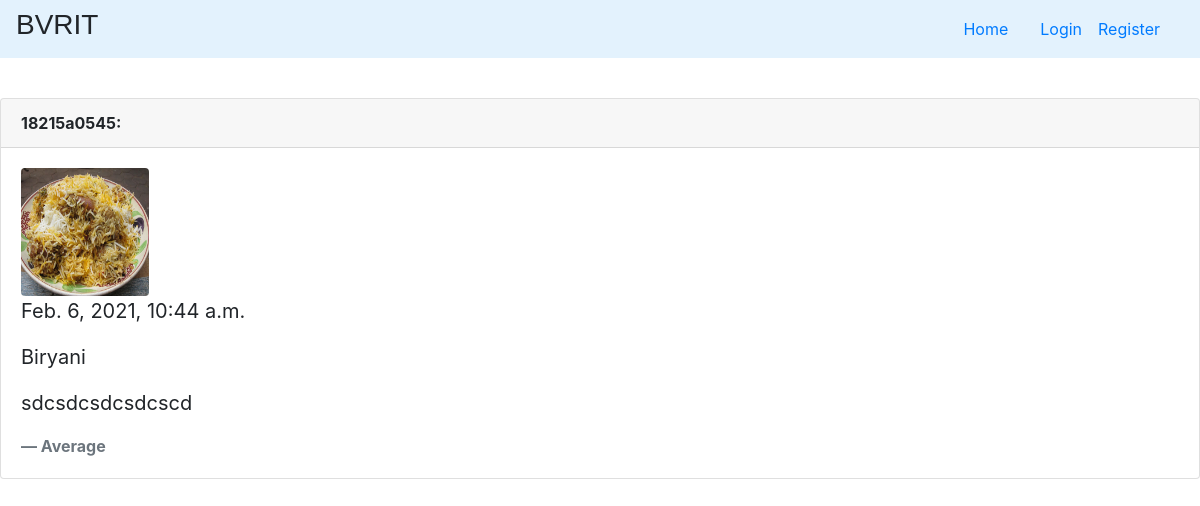
The page /allreviews/ on the database as committed earlier.
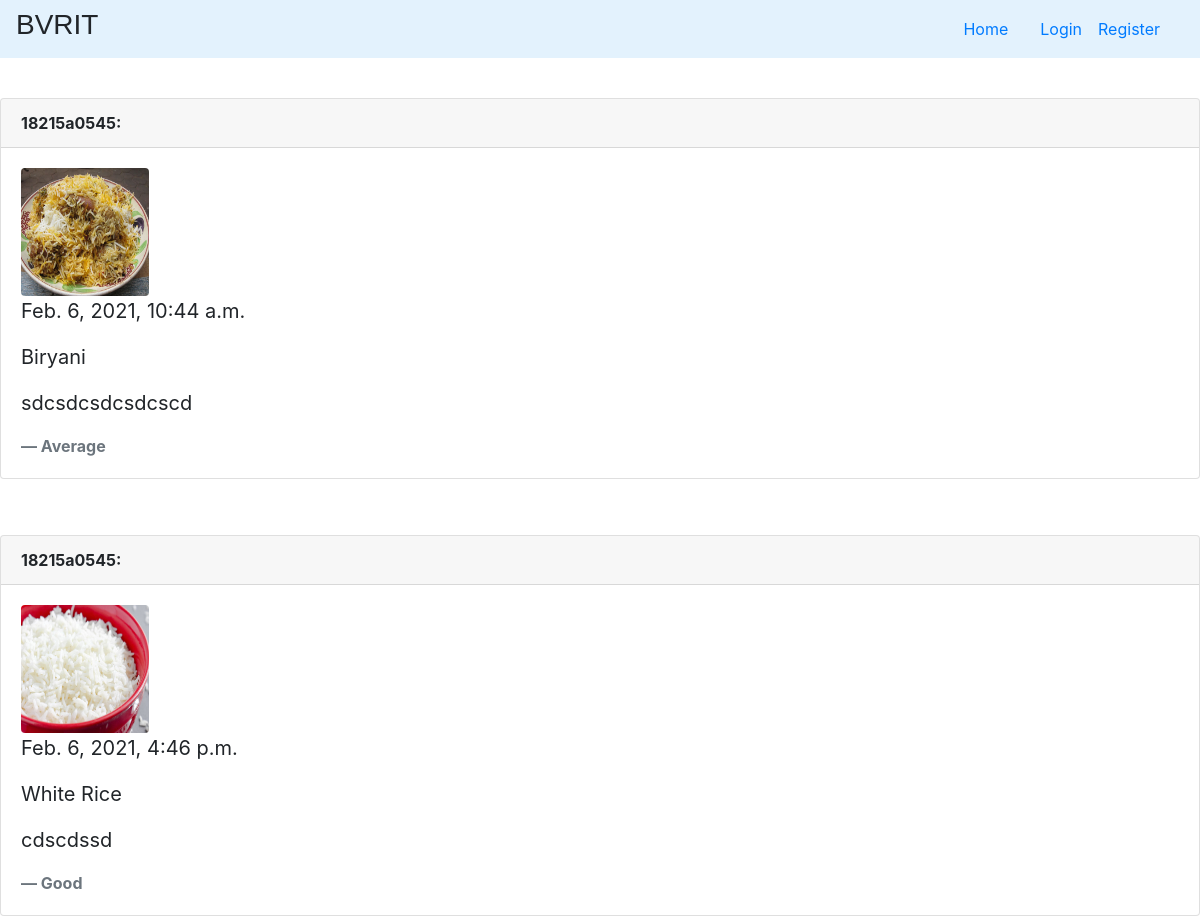
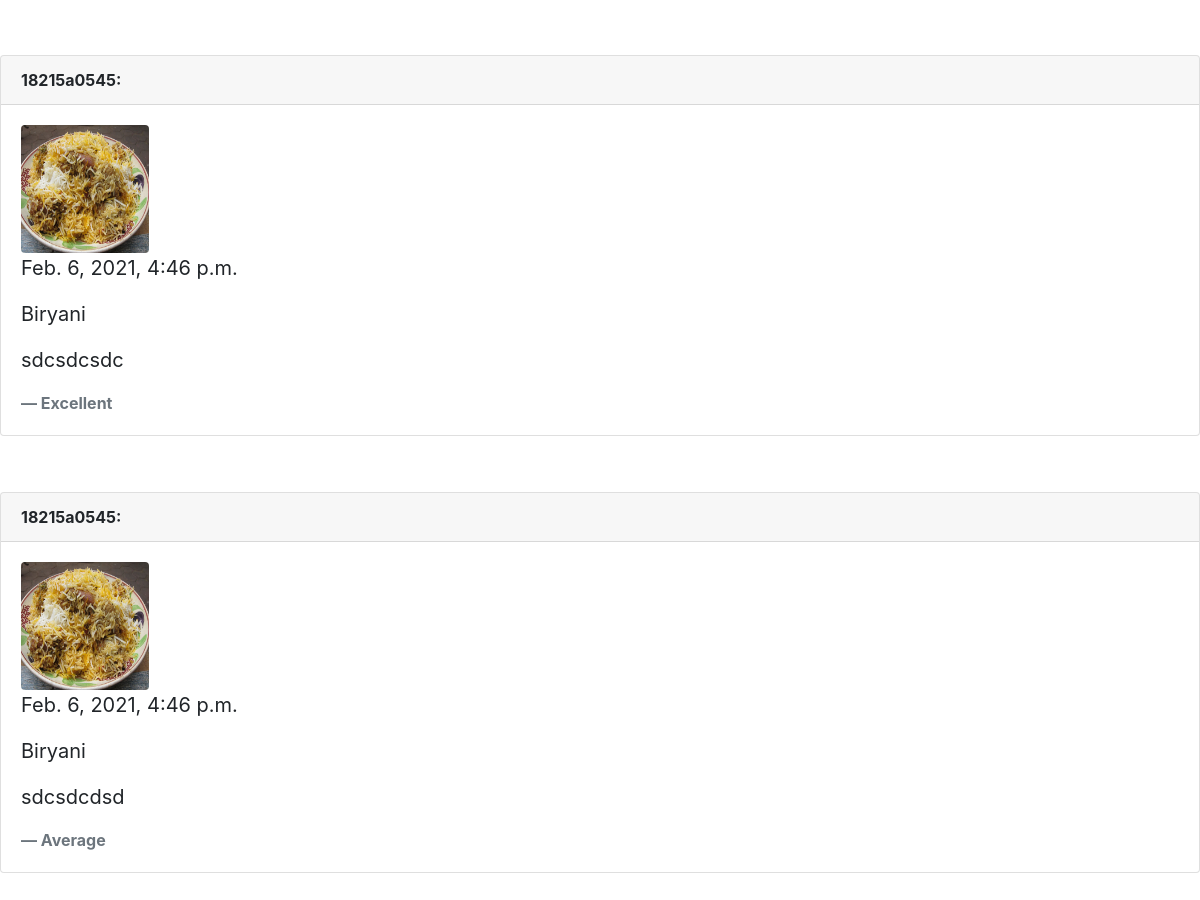
The same page on the database as committed later (2 pictures, top to bottom).
### FoodApp/models.py (models this page shows, shortened)
class ReviewModel(models.Model):
    student = models.ForeignKey(User,on_delete=models.CASCADE)
    foodmodel = models.ForeignKey(FoodModel,on_delete=models.CASCADE)
    createdon  = models.DateTimeField(default=now, editable=True)
    text = models.CharField(max_length = 600 , null=False,blank=True)
    rate = models.CharField(max_length=100,choices=RATE_CHOICES,default="Excellent")
    def __str__(self):
        return self.student.username

class FoodModel(models.Model):
    item_name =  models.CharField(max_length=200,null=False,blank=False)
    item_image = models.ImageField(null=False,blank=True,upload_to='static/images/')
    item_desc = models.CharField(max_length = 200,null=False,blank = False)
    createdon = models.DateTimeField(default=now, editable=True)
    diet = models.SmallIntegerField(choices =DIET_CHOICES,null=False,blank=False)
    class Meta:
        ordering  = ('-createdon',)

### FoodApp/views.py (the view)
# urls.py: path('allreviews/',AllReviews,name='allreviews')
def AllReviews(request):
    objs = ReviewModel.objects.all()
    context={
        'objs' : objs
    }
    return render(request,'FoodApp/allreviews.html',context)

### FoodApp/templates/FoodApp/allreviews.html
{% extends 'base.html' %}
{% block body_block %}
    {% for i in objs %}
    <p>
        <div class="card">
            <div class="card-header">
              <b>{{i}}: </b>
            </div>
            <div class="card-body">
              <blockquote class="blockquote mb-0">
                <img style="width: 8rem; height: 8rem;"   class="rounded"  src="/{{i.foodmodel.item_image}}">
                <p>{{i.createdon}}</p>
                <p>{{i.foodmodel.item_name}}</p>
                <p>{{i.text}}</p>
                <b><footer class="blockquote-footer">{{i.rate}} </footer></b>
              </blockquote>
            </div>
          </div>
    </p>
    <br>
    {% endfor %}
{% endblock %}

### FoodApp/templates/base.html (shortened to what this page needs)
<!DOCTYPE html>
<html lang="en">
<head>
    <link rel="stylesheet" href="https://stackpath.bootstrapcdn.com/bootstrap/4.3.1/css/bootstrap.min.css">
    {% include "navbar.html" %}
</head>
<body>
        {% block body_block %}
        {% endblock %}
</body>
</html>

### FoodApp/templates/navbar.html (shortened to what this page needs)
<nav class="navbar navbar-expand-sm bg-red" style="background-color: #e3f2fd;" >
  <h3 style = "font-family: Verdana, Arial, Tahoma, Serif;"><it>BVRIT</it></h3>
  <ul class="navbar-nav ml-auto">
      <li class="nav-item">
          <a class="nav-link" href="{% url 'home' %}">
          </a>
      </li>
      <li class="nav-item">
        <a class="nav-link" href="{% url 'home' %}">
         Home
        </a>
    </li>
      <li class="nav-item">
          <a class="nav-link" href="{% url 'logout' %}">
          </a>
      </li>
      {% if not user.is_authenticated %}
      <li class="nav-item">
        <a class="nav-link" href="{% url 'login' %}">
         Login
        </a>
    </li>
    <li class="nav-item">
      <a class="nav-link" href="{% url 'register' %}">
       Register
      </a>
  </li>
    {% endif %}
    <li class="nav-item">
      <a class="nav-link" href="{% url 'allreviews' %}">
      </a>
  </li>
  </ul>
</nav>
<br>

Rows that differ between the two databases and show on the page:
added ReviewModel: student.username "18215a0545", foodmodel.item_image (picture), createdon "Feb. 6, 2021, 4:46 p.m.", foodmodel.item_name "White Rice", text "cdscdssd", rate "Good"
added ReviewModel: student.username "18215a0545", foodmodel.item_image (picture), createdon "Feb. 6, 2021, 4:46 p.m.", foodmodel.item_name "Biryani", text "sdcsdcsdc", rate "Excellent"
added ReviewModel: student.username "18215a0545", foodmodel.item_image (picture), createdon "Feb. 6, 2021, 4:46 p.m.", foodmodel.item_name "Biryani", text "sdcsdcdsd", rate "Average"
